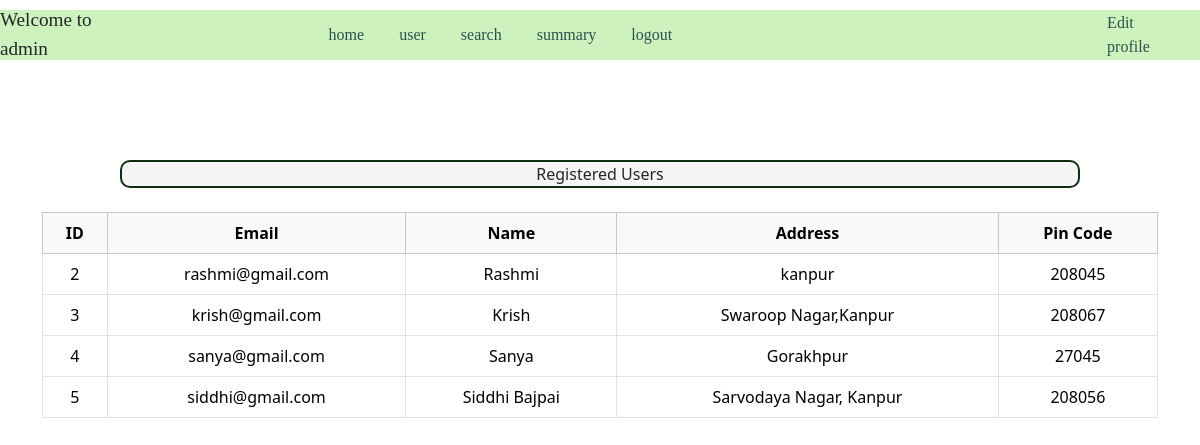
The app's page /AdashUser with its own data.
### application/models.py (models this page shows)
class User(db.Model):
    __tablename__ = 'user'
    user_id = db.Column(db.Integer, primary_key=True)
    name = db.Column(db.String(100), nullable=False)
    email = db.Column(db.String(100), unique=True, nullable=False)
    pwd = db.Column(db.String(100), nullable=False)
    adress = db.Column(db.String(200), nullable=False)
    pincode = db.Column(db.Integer, nullable=False)
    type = db.Column(db.String(20), nullable=False, default="user")
    reservations = db.relationship('ReserveParkingSpot', backref='user', lazy=True)

### application/controller.py (the view)
@app.route("/AdashUser", methods=["GET", "POST"])
def AdashUser():
    users = User.query.filter_by(type='user').all()
    return render_template("AdashUser.html", users=users)

### templates/AdashUser.html (shortened to what this page needs)
<!DOCTYPE html>
<html lang="en">
<head>
    <link href="https://cdn.jsdelivr.net/npm/bootstrap@5.3.6/dist/css/bootstrap.min.css" rel="stylesheet">
    <link rel="stylesheet" href="/static/style.css">
</head>
<body>
    <nav class="Adashbox">
        <span style="padding-right: 150px; font-size: larger;"> Welcome to admin</span>
        <a href="{{ url_for('Adashboard') }}">home</a>
        <a href="{{ url_for('AdashUser') }}">user</a>
        <a href="{{ url_for('AdashSearch') }}">search</a>
        <a href="{{ url_for('AdashSummary') }}">summary</a>
        <a href="{{ url_for('logout') }}">logout</a>
        <a style="padding-left: 400px;" href="{{ url_for('Aeditprofile') }}">Edit profile</a>
    </nav>
    <div class="heading-box"> Registered Users </div>
    <div class="container my-4">
        <table class="table table-bordered text-center">
            <thead class="table-light">
                <tr>
                    <th>ID</th>
                    <th>Email</th>
                    <th>Name</th>
                    <th>Address</th>
                    <th>Pin Code</th>
                </tr>
            </thead>
            <tbody>
                {% for user in users %}
                <tr>
                    <td>{{ user.user_id }}</td>
                    <td>{{ user.email }}</td>
                    <td>{{ user.name }}</td>
                    <td>{{ user.adress }}</td>
                    <td>{{ user.pincode }}</td>
                </tr>
                {% endfor %}
            </tbody>
        </table>
    </div>
</body>
</html>

### static/style.css (style rules this page uses)
a { text-decoration: none; color:darkslategrey; }
.heading-box { text-align: center; border: 2px solid rgb(16, 47, 16); width: 80%; border-radius: 10px; margin: auto; margin-bottom: 10px; background-color: whitesmoke; }
.Adashbox { margin-top: 10px; margin-bottom: 100px; height: 50px; width: 100%; padding-right: 20px; font-family: cursive; display: flex; align-items: center; gap: 35px; background-color: rgb(205,242,189); }

### records on screen
User: user_id "2", email "rashmi@gmail.com", name "Rashmi", adress "kanpur", pincode "208045"
User: user_id "3", email "krish@gmail.com", name "Krish", adress "Swaroop Nagar,Kanpur", pincode "208067"
User: user_id "4", email "sanya@gmail.com", name "Sanya", adress "Gorakhpur", pincode "27045"
User: user_id "5", email "siddhi@gmail.com", name "Siddhi Bajpai", adress "Sarvodaya Nagar, Kanpur", pincode "208056"
